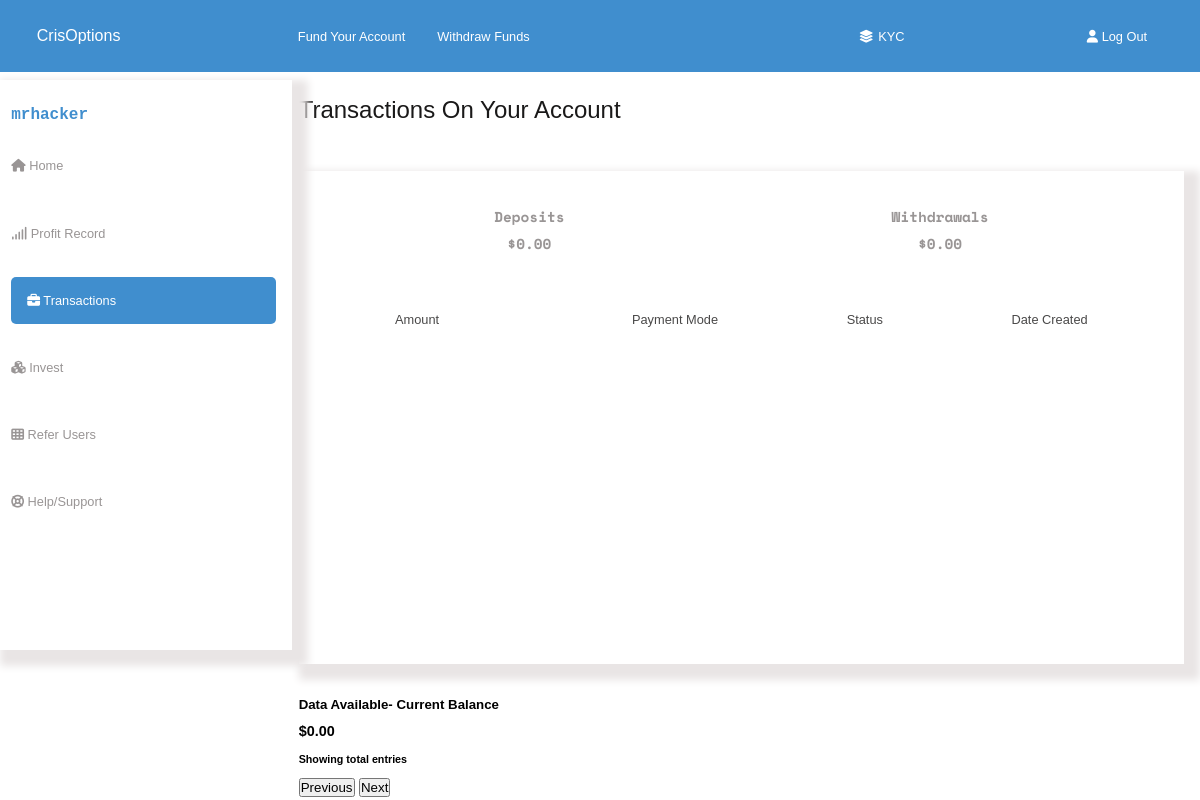
Screenshot of /dashboard-transaction/ (signed in) with the database file from the repository.
### basic_app/models.py (models this page shows, shortened)
class AccountBalance(models.Model):
    user = models.OneToOneField(User, on_delete=models.CASCADE)
    acc_balance = models.DecimalField(max_digits=10, decimal_places=2, default=0.0)
    deposit_profit = models.DecimalField(max_digits=10, decimal_places=2, default=0.0)
    total_investment = models.DecimalField(max_digits=10, decimal_places=2, default=0.0)
    total_active = models.DecimalField(max_digits=10, decimal_places=2, default=0.0)
    total_deposit = models.DecimalField(max_digits=10, decimal_places=2, default=0.0)
    total_withdraw = models.DecimalField(max_digits=10, decimal_places=2, default=0.0)
    gift =  models.DecimalField(max_digits=10, decimal_places=2, default=0.0)
    referral =  models.DecimalField(max_digits=10, decimal_places=2, default=0.0)
    pr_balance = models.DecimalField(max_digits=10, decimal_places=2, default=0.0)
    pr_plan1 = models.CharField(max_length=20, blank=True, default="")
    pr_plan2 = models.CharField(max_length=20, blank=True, default="")
    pr_plan3 = models.CharField(max_length=20, blank=True, default="")
    pr_plan4 = models.CharField(max_length=20, blank=True, default="")
    pr_plan5 = models.CharField(max_length=20, blank=True, default="")
    pr_plan6 = models.CharField(max_length=20, blank=True, default="")
    pr_plan7 = models.CharField(max_length=20, blank=True, default="")
    pr_plan8 = models.CharField(max_length=20, blank=True, default="")
    pr_plan9 = models.CharField(max_length=20, blank=True, default="")
    pr_plan10 = models.CharField(max_length=20, blank=True, default="")
    pr_plan11 = models.CharField(max_length=20, blank=True, default="")
    pr_plan12 = models.CharField(max_length=20, blank=True, default="")
    pr_amount1 = models.CharField(max_length=20, blank=True, default="")
    pr_amount2 = models.CharField(max_length=20, blank=True, default="")
    pr_amount3 = models.CharField(max_length=20, blank=True, default="")
    pr_amount4 = models.CharField(max_length=20, blank=True, default="")
    pr_amount5 = models.CharField(max_length=20, blank=True, default="")
    pr_amount6 = models.CharField(max_length=20, blank=True, default="")
    pr_amount7 = models.CharField(max_length=20, blank=True, default="")
    pr_amount8 = models.CharField(max_length=20, blank=True, default="")
    pr_amount9 = models.CharField(max_length=20, blank=True, default="")
    pr_amount10 = models.CharField(max_length=20, blank=True, default="")
    pr_amount11 = models.CharField(max_length=20, blank=True, default="")
    pr_amount12 = models.CharField(max_length=20, blank=True, default="")
    pr_profit1 = models.CharField(max_length=20, blank=True, default="")
    pr_profit2 = models.CharField(max_length=20, blank=True, default="")
    pr_profit3 = models.CharField(max_length=20, blank=True, default="")
    pr_profit4 = models.CharField(max_length=20, blank=True, default="")
    pr_profit5 = models.CharField(max_length=20, blank=True, default="")
    pr_profit6 = models.CharField(max_length=20, blank=True, default="")
    pr_profit7 = models.CharField(max_length=20, blank=True, default="")
    pr_profit8 = models.CharField(max_length=20, blank=True, default="")
    pr_profit9 = models.CharField(max_length=20, blank=True, default="")
    pr_profit10 = models.CharField(max_length=20, blank=True, default="")
    pr_profit11 = models.CharField(max_length=20, blank=True, default="")
    pr_profit12 = models.CharField(max_length=20, blank=True, default="")
    pr_date1 = models.CharField(max_length=20, blank=True, default="")
    pr_date2 = models.CharField(max_length=20, blank=True, default="")
    pr_date3 = models.CharField(max_length=20, blank=True, default="")
    pr_date4 = models.CharField(max_length=20, blank=True, default="")
    pr_date5 = models.CharField(max_length=20, blank=True, default="")
    pr_date6 = models.CharField(max_length=20, blank=True, default="")
    pr_date7 = models.CharField(max_length=20, blank=True, default="")
    pr_date8 = models.CharField(max_length=20, blank=True, default="")
    pr_date9 = models.CharField(max_length=20, blank=True, default="")
    pr_date10 = models.CharField(max_length=20, blank=True, default="")
    pr_date11 = models.CharField(max_length=20, blank=True, default="")
    pr_date12 = models.CharField(max_length=20, blank=True, default="")
    tr_deposit = models.DecimalField(max_digits=10, decimal_places=2, default=0.0)
    tr_withdraw = models.DecimalField(max_digits=10, decimal_places=2, default=0.0)
    tr_balance = models.DecimalField(max_digits=10, decimal_places=2, default=0.0)
    tr_others = models.DecimalField(max_digits=10, decimal_places=2, default=0.0)
    tr_amount1 = models.CharField(max_length=20, blank=True, default="")
    tr_amount2 = models.CharField(max_length=20, blank=True, default="")
    tr_amount3 = models.CharField(max_length=20, blank=True, default="")
    tr_amount4 = models.CharField(max_length=20, blank=True, default="")
    tr_amount5 = models.CharField(max_length=20, blank=True, default="")
    tr_amount6 = models.CharField(max_length=20, blank=True, default="")
    tr_amount7 = models.CharField(max_length=20, blank=True, default="")
    tr_amount8 = models.CharField(max_length=20, blank=True, default="")
    tr_amount9 = models.CharField(max_length=20, blank=True, default="")
    tr_amount10 = models.CharField(max_length=20, blank=True, default="")
    tr_amount11 = models.CharField(max_length=20, blank=True, default="")
    tr_amount12 = models.CharField(max_length=20, blank=True, default="")
    tr_paymentmode1 = models.CharField(max_length=20,  blank=True, default="")
    tr_paymentmode2 = models.CharField(max_length=20,  blank=True, default="")
    tr_paymentmode3 = models.CharField(max_length=20,  blank=True, default="")
    tr_paymentmode4 = models.CharField(max_length=20,  blank=True, default="")
    tr_paymentmode5 = models.CharField(max_length=20,  blank=True, default="")
    tr_paymentmode6 = models.CharField(max_length=20,  blank=True, default="")
    tr_paymentmode7 = models.CharField(max_length=20,  blank=True, default="")
    tr_paymentmode8 = models.CharField(max_length=20,  blank=True, default="")
    tr_paymentmode9 = models.CharField(max_length=20,  blank=True, default="")
    tr_paymentmode10 = models.CharField(max_length=20,  blank=True, default="")
    tr_paymentmode11 = models.CharField(max_length=20,  blank=True, default="")
    tr_paymentmode12 = models.CharField(max_length=20,  blank=True, default="")
    tr_status1 = models.CharField(max_length=20,  blank=True, default="")
    tr_status2 = models.CharField(max_length=20,  blank=True, default="")
    tr_status3 = models.CharField(max_length=20,  blank=True, default="")
    tr_status4 = models.CharField(max_length=20,  blank=True, default="")
    tr_status5 = models.CharField(max_length=20,  blank=True, default="")
    tr_status6 = models.CharField(max_length=20,  blank=True, default="")
    tr_status7 = models.CharField(max_length=20,  blank=True, default="")
    tr_status8 = models.CharField(max_length=20,  blank=True, default="")
    tr_status9 = models.CharField(max_length=20,  blank=True, default="")
    tr_status10 = models.CharField(max_length=20,  blank=True, default="")
    tr_status11 = models.CharField(max_length=20,  blank=True, default="")
    tr_status12 = models.CharField(max_length=20,  blank=True, default="")
    tr_date1 = models.CharField(max_length=20,  blank=True, default="")
    tr_date2 = models.CharField(max_length=20,  blank=True, default="")
    tr_date3 = models.CharField(max_length=20,  blank=True, default="")
    tr_date4 = models.CharField(max_length=20,  blank=True, default="")
    tr_date5 = models.CharField(max_length=20,  blank=True, default="")
    tr_date6 = models.CharField(max_length=20,  blank=True, default="")
    tr_date7 = models.CharField(max_length=20,  blank=True, default="")
    tr_date8 = models.CharField(max_length=20,  blank=True, default="")
    tr_date9 = models.CharField(max_length=20,  blank=True, default="")
    tr_date10 = models.CharField(max_length=20,  blank=True, default="")
    tr_date11 = models.CharField(max_length=20,  blank=True, default="")
    tr_date12 = models.CharField(max_length=20,  blank=True, default="")

### basic_app/views.py (the view)
# urls.py: path('dashboard-transaction/', views.user_transaction_record_view, name='user_transaction-record'),
@login_required
def user_transaction_record_view(request):
    try:
        account_balance = AccountBalance.objects.get(user=request.user)
    except AccountBalance.DoesNotExist:
        account_balance = None  # Handle the case where AccountBalance does not exist for the user
    return render(request, template_name='dashboard/transaction-l.html', context={'account_balance':account_balance})

### templates/dashboard/transaction-l.html (shortened to what this page needs)
<!DOCTYPE html>
{% load static %}
<html lang="en">
<head>
    <link rel="stylesheet" href="{% static 'css/style.css' %}">
    <link rel="stylesheet" media="screen and (max-width:820px)" href="{% static 'css/mobile.css' %}">
    <link rel="stylesheet" href="https://cdnjs.cloudflare.com/ajax/libs/font-awesome/6.4.2/css/all.min.css" />
</head>
<body>
    <div class="dashboard-container">
        <div class="dashboard-navbar">
            <p><a class="home" href="{% url 'basic_app:home' %}">CrisOptions</a></p>
			<ul>
				<li><a class="fund" href="{% url 'basic_app:payment' %}">Fund Your Account</a></li>
				<li><a class="withdraw" href="{% url 'basic_app:withdrawal' %}">Withdraw Funds</a></li>
			</ul>
            <div class="kyc">
                <p><i class="fas fa-layer-group"></i><a href="{% url 'basic_app:kyc' %}">KYC</a></p>
            </div>
            <div class="log-out">
                <p><a target="_blank" href="{% url 'basic_app:logout' %}"><i class="fas fa-user"></i> Log Out</a></p>
            </div>
		</div>
        <div class="grid-container">
            <label for="dashmenu-bar"></label>
            <div class="dashboard-pages">
                <ul>
                    <li><h3>{{ user.username }}</h3></li>
                    <p><li><a href="{% url 'basic_app:dashboard-light' %}"><i class="fas fa-home"></i> Home</a></p></li>
                    <p><li><a href="{% url 'basic_app:dashboard-profit' %}"><i class="fa fa-signal " aria-hidden="true"></i> Profit Record</a></p></li>
                    <p><li><a class="current-page" href="{% url 'basic_app:dashboard-transaction' %}"><i class="fa fa-briefcase " aria-hidden="true"></i> Transactions</a></p></li>
                    <p><li><a href="{% url 'basic_app:dashboard-invest' %}"><i class="fas fa-cubes"></i> Invest</a></p></li>
                    <p><li><a href="{% url 'basic_app:dashboard-referral' %}"><i class="fa fa-th" aria-hidden="true"></i> Refer Users</a></p></li>
                    <p><li><a href="{% url 'basic_app:dashboard-help' %}"> <i class="fa fa-life-ring" aria-hidden="true"></i> Help/Support</a></p></li>
                </ul>
            </div>
        <div class="home-content">
            <h2>Transactions On Your Account</h2>
            <div class="profit-body">
                <div class="t-body">
                    <h6>Deposits <br> <span class="dollar">${{ account_balance.tr_deposit }}</span></h6>
                    <h6>Withdrawals <br> <span class="dollar">${{ account_balance.tr_withdraw }}</span></h6>
                </div>
                <ul>
                    <p><li>Amount <br>
                        <br>
                        <br>
                        <br>
                        <br>
                        <br>
                        <br>
                        <br>
                        <br>
                        <br>
                        <br>
                    </li></p>
                    <p><li>Payment <span class="remove">Mode</span> <br>
                        <br>
                        <br>
                        <br>
                        <br>
                        <br>
                        <br>
                        <br>
                        <br>
                        <br>
                        <br>
                        <br>
                    </li></p>
                    <div class="status-div">
                        <p><li>Status <br>
                            <br>
                            <br>
                            <br>
                            <br>
                            <br>
                            <br>
                            <br>
                            <br>
                            <br>
                            <br>
                            <br>
                        </li></p>
                    </div>
                        <p><li> Date <span class="remove">Created</span> <div class="date-div"></div>
                            <br>
                            <br>
                            <br>
                            <br>
                            <br>
                            <br>
                            <br>
                            <br>
                            <br>
                            <br>
                            <br>
                        </li></p>
                    </div>
                </ul> <br>
                <h5>Data Available- Current Balance <br> <span class="dollar">${{ account_balance.tr_balance }}</span></h5>
                <div class="profit-end">
                    <h6>Showing total entries</h6>
                    <div>
                        <button>Previous</button>
                        <button>Next</button>
                    </div>
                </div>
            </div>
        </div>
    </div>
</body>
</html>

### rows the page displays
AccountBalance: tr_deposit "0.00", tr_withdraw "0.00", tr_balance "0.00"

### other values shown
{{ user.username }} "mrhacker"
